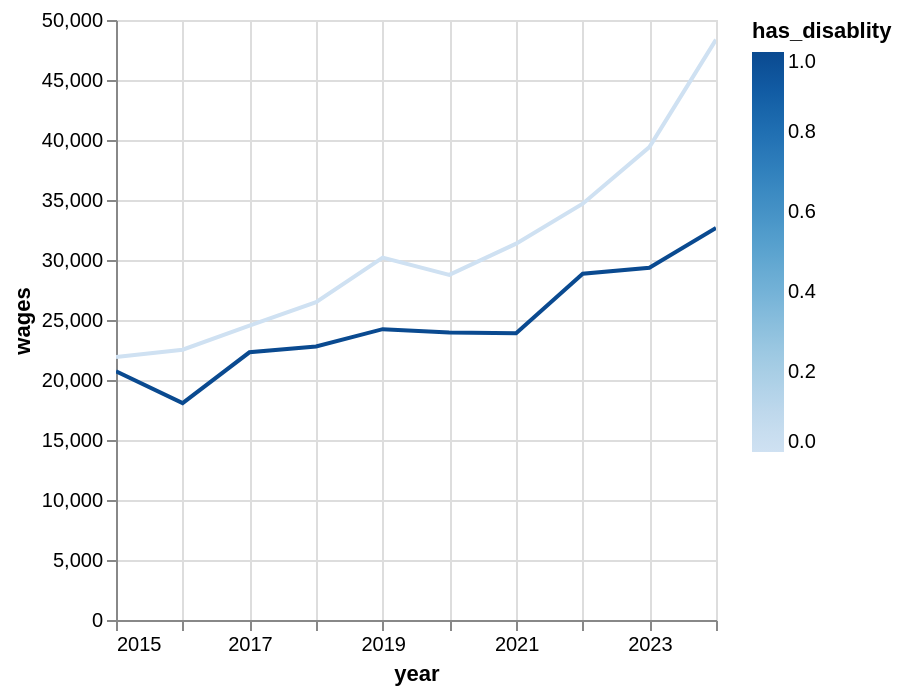

The notebook cell saved with this chart:
### Code cell
(
    working_data
        #.filter((pl.col('is_employed_no_disablity') == 1)|(pl.col('is_employed_has_disablity') == 1))
        #.filter(pl.col('h7_2').is_in(['October', 'November', 'December']))
        .filter(pl.col('idind').is_in(working_statuses_1['idind'].implode()))
        .with_columns(pl.col('year').cast(pl.Int32).cast(pl.String).str.to_date("%Y"))
        .group_by(['year', 'has_disablity']).agg(pl.col('wages').mean())
).plot.line(x='year', y='wages', color='has_disablity')

### Figure 1 — Vega-Lite specification as saved in the notebook (floating-point values rounded to 4 significant figures)
{"config": {"view": {"continuousWidth": 300, "continuousHeight": 300}}, "data": {"name": "data-3922b52be4a95901d7c7967c77154814"}, "mark": {"type": "line", "tooltip": true}, "encoding": {"color": {"field": "has_disablity", "type": "quantitative"}, "x": {"field": "year", "type": "temporal"}, "y": {"field": "wages", "type": "quantitative"}}, "params": [{"name": "param_1e9efca18e7a2868", "select": {"type": "interval", "encodings": ["x", "y"]}, "bind": "scales"}], "$schema": "https://vega.github.io/schema/vega-lite/v6.1.0.json", "datasets": {"data-3922b52be4a95901d7c7967c77154814": [{"year": "2020-01-01T00:00:00", "has_disablity": 0, "wages": 28760.0}, {"year": "2018-01-01T00:00:00", "has_disablity": 1, "wages": 22800.0}, {"year": "2017-01-01T00:00:00", "has_disablity": 0, "wages": 24530.0}, {"year": "2023-01-01T00:00:00", "has_disablity": 0, "wages": 39410.0}, {"year": "2021-01-01T00:00:00", "has_disablity": 1, "wages": 23890.0}, {"year": "2022-01-01T00:00:00", "has_disablity": 1, "wages": 28860.0}, {"year": "2016-01-01T00:00:00", "has_disablity": 0, "wages": 22520.0}, {"year": "2022-01-01T00:00:00", "has_disablity": 0, "wages": 34690.0}, {"year": "2024-01-01T00:00:00", "has_disablity": 1, "wages": 32660.0}, {"year": "2023-01-01T00:00:00", "has_disablity": 1, "wages": 29360.0}, {"year": "2015-01-01T00:00:00", "has_disablity": 1, "wages": 20720.0}, {"year": "2016-01-01T00:00:00", "has_disablity": 1, "wages": 18070.0}, {"year": "2019-01-01T00:00:00", "has_disablity": 0, "wages": 30200.0}, {"year": "2015-01-01T00:00:00", "has_disablity": 0, "wages": 21920.0}, {"year": "2020-01-01T00:00:00", "has_disablity": 1, "wages": 23970.0}, {"year": "2024-01-01T00:00:00", "has_disablity": 0, "wages": 48360.0}, {"year": "2021-01-01T00:00:00", "has_disablity": 0, "wages": 31370.0}, {"year": "2018-01-01T00:00:00", "has_disablity": 0, "wages": 26480.0}, {"year": "2019-01-01T00:00:00", "has_disablity": 1, "wages": 24240.0}, {"year": "2017-01-01T00:00:00", "has_disablity": 1, "wages": 22310.0}]}}
